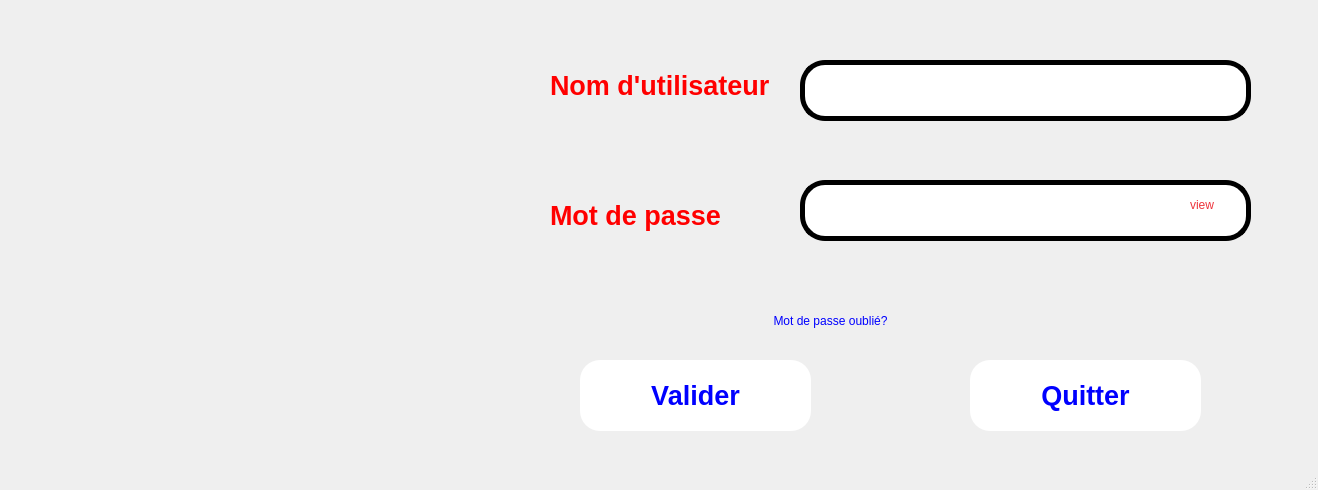
<?xml version="1.0" encoding="UTF-8"?>
<ui version="4.0">
 <class>MainWindow</class>
 <widget class="QMainWindow" name="MainWindow">
  <property name="geometry">
   <rect>
    <x>0</x>
    <y>0</y>
    <width>1318</width>
    <height>490</height>
   </rect>
  </property>
  <property name="windowTitle">
   <string>MainWindow</string>
  </property>
  <property name="styleSheet">
   <string notr="true">color: red;
</string>
  </property>
  <widget class="QWidget" name="centralwidget">
   <widget class="QPushButton" name="pushButton">
    <property name="geometry">
     <rect>
      <x>580</x>
      <y>360</y>
      <width>231</width>
      <height>71</height>
     </rect>
    </property>
    <property name="font">
     <font>
      <pointsize>20</pointsize>
      <bold>true</bold>
     </font>
    </property>
    <property name="styleSheet">
     <string notr="true">
QPushButton:hover{border:10px solid black;background-color:black;border:10px solid black;border-radius:20px;font: 800 20pt &quot;Cantarell&quot;;color:red;}

QPushButton{
border-radius:20px;
background-color:white;
color:blue;}

</string>
    </property>
    <property name="text">
     <string>Valider</string>
    </property>
   </widget>
   <widget class="QPushButton" name="pushButton_2">
    <property name="geometry">
     <rect>
      <x>970</x>
      <y>360</y>
      <width>231</width>
      <height>71</height>
     </rect>
    </property>
    <property name="font">
     <font>
      <pointsize>20</pointsize>
      <bold>true</bold>
     </font>
    </property>
    <property name="styleSheet">
     <string notr="true">
QPushButton:hover{border:10px solid black;background-color:black;border:10px solid black;border-radius:20px;font: 800 20pt &quot;Cantarell&quot;;color:red;}

QPushButton{
border-radius:20px;
background-color:white;
color:blue;}
</string>
    </property>
    <property name="text">
     <string>Quitter</string>
    </property>
   </widget>
   <widget class="QLineEdit" name="lineEdit">
    <property name="geometry">
     <rect>
      <x>800</x>
      <y>60</y>
      <width>451</width>
      <height>61</height>
     </rect>
    </property>
    <property name="styleSheet">
     <string notr="true">font: 800 18pt &quot;Cantarell&quot;;
color:black;
border:5px solid black;
border-radius: 25px;</string>
    </property>
   </widget>
   <widget class="QLineEdit" name="lineEdit_2">
    <property name="geometry">
     <rect>
      <x>800</x>
      <y>180</y>
      <width>451</width>
      <height>61</height>
     </rect>
    </property>
    <property name="styleSheet">
     <string notr="true">font: 800 18pt &quot;Cantarell&quot;;
color:black;
border:5px solid black;
border-radius: 25px;</string>
    </property>
   </widget>
   <widget class="QLabel" name="label">
    <property name="geometry">
     <rect>
      <x>550</x>
      <y>60</y>
      <width>261</width>
      <height>51</height>
     </rect>
    </property>
    <property name="font">
     <font>
      <pointsize>20</pointsize>
      <bold>true</bold>
     </font>
    </property>
    <property name="text">
     <string>Nom d'utilisateur</string>
    </property>
   </widget>
   <widget class="QLabel" name="label_2">
    <property name="geometry">
     <rect>
      <x>550</x>
      <y>190</y>
      <width>261</width>
      <height>51</height>
     </rect>
    </property>
    <property name="font">
     <font>
      <pointsize>20</pointsize>
      <bold>true</bold>
     </font>
    </property>
    <property name="text">
     <string>Mot de passe</string>
    </property>
   </widget>
   <widget class="QPushButton" name="pushButton_3">
    <property name="geometry">
     <rect>
      <x>680</x>
      <y>300</y>
      <width>301</width>
      <height>41</height>
     </rect>
    </property>
    <property name="cursor">
     <cursorShape>PointingHandCursor</cursorShape>
    </property>
    <property name="styleSheet">
     <string notr="true">border: none;
color:blue;
</string>
    </property>
    <property name="text">
     <string>Mot de passe oublié?</string>
    </property>
   </widget>
   <widget class="QLabel" name="label_3">
    <property name="geometry">
     <rect>
      <x>10</x>
      <y>40</y>
      <width>531</width>
      <height>411</height>
     </rect>
    </property>
    <property name="styleSheet">
     <string notr="true"/>
    </property>
    <property name="text">
     <string>&lt;html&gt;&lt;head/&gt;&lt;body&gt;&lt;p align=&quot;center&quot;&gt;&lt;br/&gt;&lt;/p&gt;&lt;/body&gt;&lt;/html&gt;</string>
    </property>
   </widget>
   <widget class="QPushButton" name="pushButton_4">
    <property name="geometry">
     <rect>
      <x>1190</x>
      <y>190</y>
      <width>41</width>
      <height>41</height>
     </rect>
    </property>
    <property name="cursor">
     <cursorShape>PointingHandCursor</cursorShape>
    </property>
    <property name="styleSheet">
     <string notr="true">border:none;</string>
    </property>
    <property name="text">
     <string/>
    </property>
   </widget>
   <widget class="QLabel" name="label_4">
    <property name="geometry">
     <rect>
      <x>1190</x>
      <y>180</y>
      <width>71</width>
      <height>51</height>
     </rect>
    </property>
    <property name="text">
     <string>&lt;html&gt;&lt;head/&gt;&lt;body&gt;&lt;p&gt;&lt;span style=&quot; color:#ed333b;&quot;&gt;view&lt;/span&gt;&lt;/p&gt;&lt;/body&gt;&lt;/html&gt;</string>
    </property>
   </widget>
   <zorder>pushButton</zorder>
   <zorder>pushButton_2</zorder>
   <zorder>lineEdit</zorder>
   <zorder>label</zorder>
   <zorder>label_2</zorder>
   <zorder>pushButton_3</zorder>
   <zorder>lineEdit_2</zorder>
   <zorder>label_4</zorder>
   <zorder>pushButton_4</zorder>
   <zorder>label_3</zorder>
  </widget>
  <widget class="QMenuBar" name="menubar">
   <property name="geometry">
    <rect>
     <x>0</x>
     <y>0</y>
     <width>1318</width>
     <height>23</height>
    </rect>
   </property>
  </widget>
  <widget class="QStatusBar" name="statusbar"/>
 </widget>
 <resources/>
 <connections/>
</ui>
